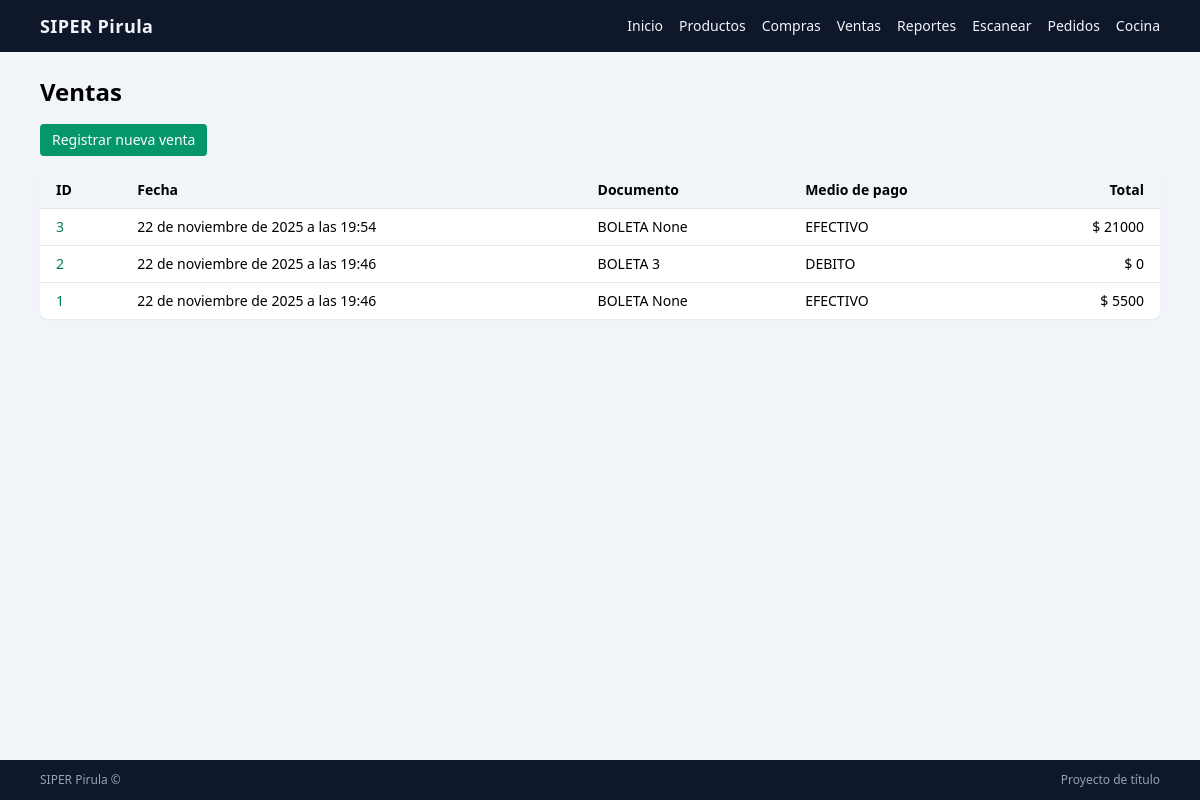
/ventas/ (signed in), run on an earlier commit of the app's database.
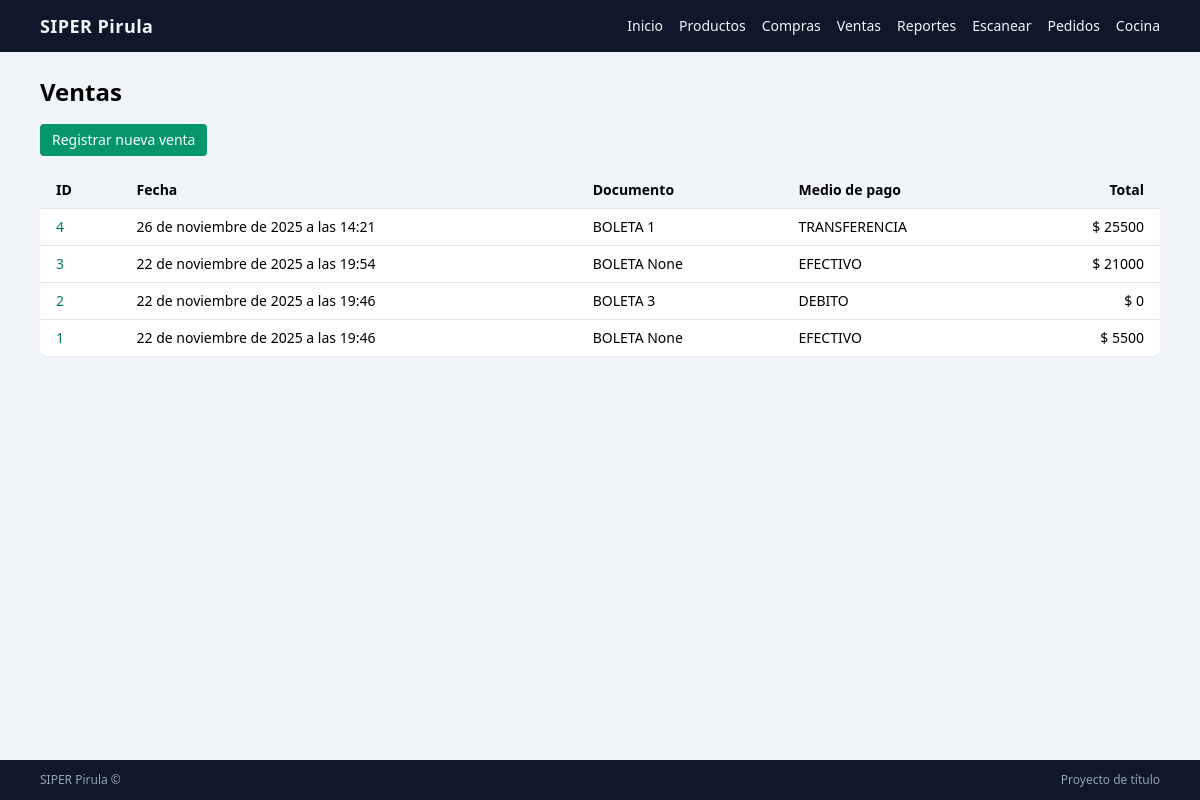
And on a later commit of the database.
### ventas/models.py (models this page shows, shortened)
class Venta(models.Model):
    DOC_BOLETA = "BOLETA"
    DOC_FACTURA = "FACTURA"
    DOC_SIN_DOC = "SIN_DOC"
    DOC_TIPO_CHOICES = [
        (DOC_BOLETA, "Boleta"),
        (DOC_FACTURA, "Factura"),
        (DOC_SIN_DOC, "Sin documento"),
    ]
    MED_EFECTIVO = "EFECTIVO"
    MED_DEBITO = "DEBITO"
    MED_CREDITO = "CREDITO"
    MED_TRANSFERENCIA = "TRANSFERENCIA"
    MEDIO_PAGO_CHOICES = [
        (MED_EFECTIVO, "Efectivo"),
        (MED_DEBITO, "Tarjeta débito"),
        (MED_CREDITO, "Tarjeta crédito"),
        (MED_TRANSFERENCIA, "Transferencia"),
    ]
    EST_ABIERTA = "ABIERTA"
    EST_CERRADA = "CERRADA"
    EST_ANULADA = "ANULADA"
    ESTADO_CHOICES = [
        (EST_ABIERTA, "Abierta"),
        (EST_CERRADA, "Cerrada"),
        (EST_ANULADA, "Anulada"),
    ]
    negocio = models.ForeignKey(Negocio, on_delete=models.PROTECT)
    fecha = models.DateTimeField(auto_now_add=True)
    doc_tipo = models.CharField(
        max_length=10,
        choices=DOC_TIPO_CHOICES,
        default=DOC_BOLETA,
    )
    doc_num = models.CharField(
        "Número documento",
        max_length=20,
        blank=True,
        null=True,
    )
    medio_pago = models.CharField(
        max_length=15,
        choices=MEDIO_PAGO_CHOICES,
        default=MED_EFECTIVO,
    )
    comentario = models.CharField(max_length=200, blank=True, null=True)
    estado = models.CharField(
        max_length=10,
        choices=ESTADO_CHOICES,
        default=EST_CERRADA,  # o ABIERTA, según flujo
    )
    class Meta:
        db_table = "venta"
        ordering = ["-fecha"]
    @property
    def total(self):
        return sum(item.subtotal for item in self.items.all())

class VentaItem(models.Model):
    venta = models.ForeignKey(
        Venta,
        related_name="items",
        on_delete=models.CASCADE,
    )
    producto = models.ForeignKey(
        Producto,
        on_delete=models.PROTECT,
    )
    cantidad = models.PositiveIntegerField()
    precio_unit = models.PositiveIntegerField(
        help_text="Precio de venta en pesos chilenos"
    )
    descuento_pct = models.DecimalField(
        max_digits=5,
        decimal_places=2,
        default=0,
        help_text="Descuento porcentual sobre este ítem (0–100)",
    )
    class Meta:
        db_table = "venta_item"
    @property
    def subtotal_bruto(self):
        return self.cantidad * self.precio_unit
    @property
    def subtotal(self):
        bruto = self.subtotal_bruto
        if self.descuento_pct:
            return int(bruto * (1 - float(self.descuento_pct) / 100))
        return bruto

### ventas/views.py (the view)
# urls.py: path("", VentaListaView.as_view(), name="venta_lista"),
class VentaListaView(LoginRequiredMixin, ListView):
    model = Venta
    template_name = "ventas/venta_lista.html"
    context_object_name = "ventas"
    paginate_by = 25
    def get_queryset(self):
        negocio = self.request.user.perfilusuario.negocio
        return Venta.objects.filter(negocio=negocio).order_by("-fecha")

### templates/ventas/venta_lista.html (shortened to what this page needs)
{% extends "core/base.html" %}
{% block content %}
<h1 class="text-2xl font-bold mb-4">Ventas</h1>
<div class="mb-4">
    <a href="{% url 'ventas:venta_crear' %}"
       class="inline-flex items-center px-3 py-1.5 rounded bg-emerald-600 text-white text-sm hover:bg-emerald-700">
        Registrar nueva venta
    </a>
</div>
<div class="bg-white shadow-sm rounded-lg overflow-hidden">
    <table class="min-w-full text-sm">
        <thead class="bg-slate-100 text-left">
            <tr>
                <th class="px-4 py-2">ID</th>
                <th class="px-4 py-2">Fecha</th>
                <th class="px-4 py-2">Documento</th>
                <th class="px-4 py-2">Medio de pago</th>
                <th class="px-4 py-2 text-right">Total</th>
            </tr>
        </thead>
        <tbody>
        {% for venta in ventas %}
            <tr class="border-t hover:bg-slate-50">
                <td class="px-4 py-2">
                    <a href="{% url 'ventas:venta_detalle' venta.pk %}"
                       class="text-emerald-700 hover:underline">
                        {{ venta.id }}
                    </a>
                </td>
                <td class="px-4 py-2">{{ venta.fecha }}</td>
                <td class="px-4 py-2">{{ venta.doc_tipo }} {{ venta.doc_num }}</td>
                <td class="px-4 py-2">{{ venta.medio_pago }}</td>
                <td class="px-4 py-2 text-right">$ {{ venta.total }}</td>
            </tr>
        {% empty %}
            <tr>
                <td colspan="5" class="px-4 py-4 text-center text-slate-500">
                    No hay ventas registradas.
                </td>
            </tr>
        {% endfor %}
        </tbody>
    </table>
</div>
{% endblock %}

What changed in the data, as far as the page shows it:
added Venta: id "4", fecha "26 de noviembre de 2025 a las 14:21", doc_tipo "BOLETA", doc_num "1", medio_pago "TRANSFERENCIA", total "25500"
